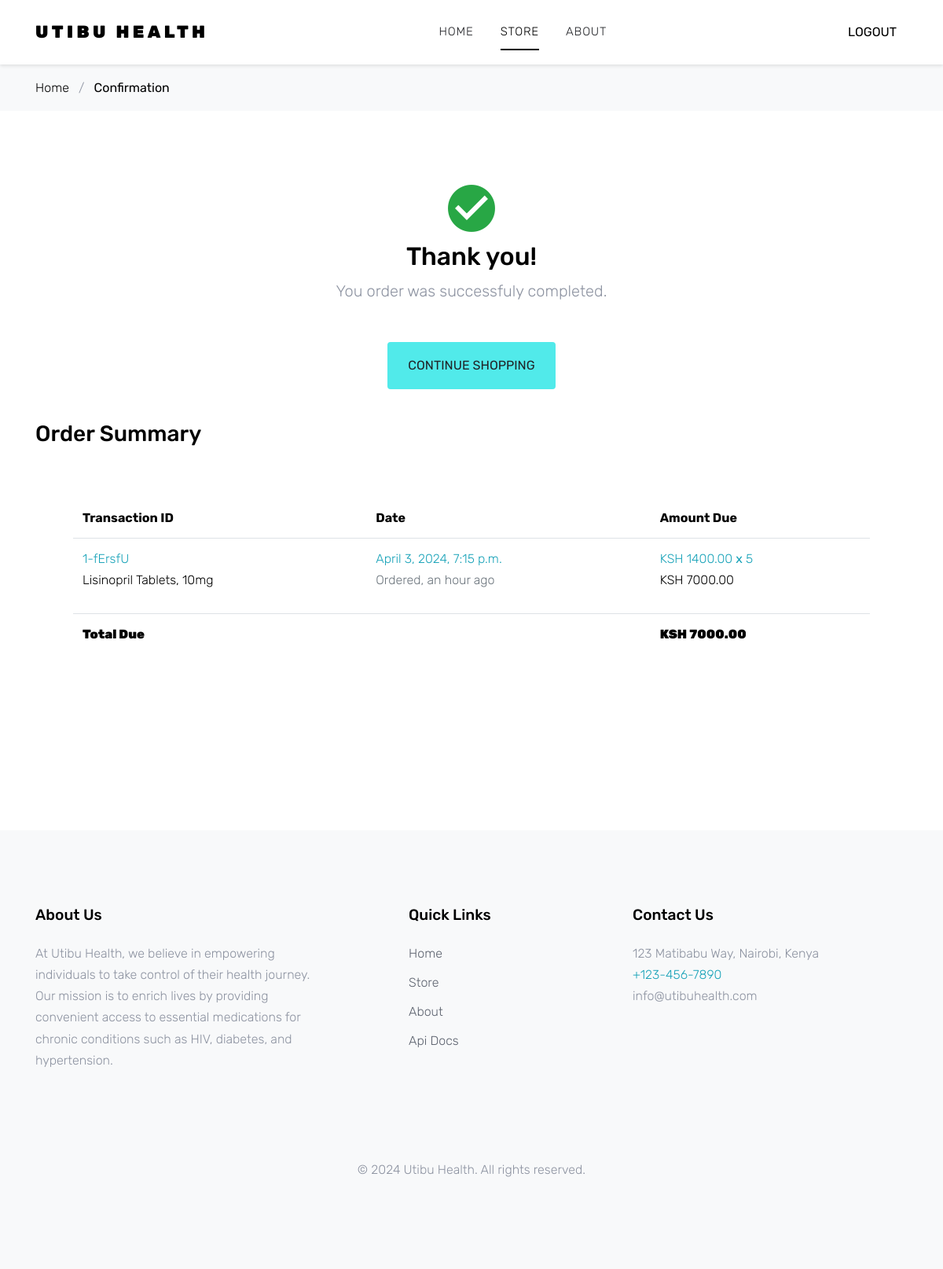
/pharmacy/confirmation (signed in), run on the app's committed database.
### pharmacy/models.py (models this page shows, shortened)
class Order(models.Model):
    customer = models.ForeignKey(Customer, on_delete=models.CASCADE, default=None)
    medication = models.ForeignKey(Medication, on_delete=models.SET_NULL, null=True)
    medication_price = models.DecimalField(max_digits=10, decimal_places=2, editable=False, default=0)
    quantity = models.IntegerField(default=1)
    order_date = models.DateTimeField(auto_now_add=True)
    total_price = models.DecimalField(max_digits=10, decimal_places=2, default=None, editable=False)
    transaction_id = models.CharField(max_length=20, unique=True, editable=False, default='')

class Medication(models.Model):
    name = models.CharField(max_length=100)
    medication_image = models.ImageField(upload_to='pharmacy/images', default='pharmacy/images/default_image.png')
    description = models.TextField()
    short_description = models.TextField(default="")
    price = models.DecimalField(max_digits=10, decimal_places=2, default=0.0)
    stock_quantity = models.IntegerField(default=0)
    slug = models.SlugField(unique=True)
    sale = models.BooleanField(default=False)
    class Meta:
        verbose_name_plural = "Medication"
    def __str__(self):
        return f'{self.name}'

### pharmacy/views.py (the view)
# urls.py: path('confirmation', views.ConfirmationView.as_view(), name='confirmation'),
class ConfirmationView(View):
    def get(self, request):
        user = request.user.customer
        orders = Order.objects.filter(customer=user)
        order_total = sum(order.total_price for order in orders)
        context = {"orders": orders, "grand_total": order_total}
        return render(request, 'pharmacy/confirmation.html', context)

### pharmacy/templates/pharmacy/confirmation.html (shortened to what this page needs)
{% extends 'pharmacy/base.html' %}
{% load static %}
{% load humanize %}
{% block content %}
    <div class="bg-light py-3">
        <div class="container">
            <div class="row">
                <div class="col-md-12 mb-0"><a class="text-black" href="{% url 'home' %}">Home</a> <span
                        class="mx-2 mb-0">/</span> <strong
                        class="text-black">Confirmation</strong></div>
            </div>
        </div>
    </div>
    <div class="site-section">
        <div class="container">
            <div class="row">
                <div class="col-md-12 text-center mb-4">
                    <span class="icon-check_circle display-3 text-success"></span>
                    <h2 class=" text-black">Thank you!</h2>
                    <p class="lead mb-5">You order was successfuly completed.</p>
                    <p><a href="{% url 'store' %}" class="btn btn-md height-auto px-4 py-3 btn-primary">
                        Continue Shopping</a></p>
                </div>
                <div class="col-md-12">
                    <div class="row mb-5">
                        <div class="col-md-12">
                            <h2 class="h3 mb-3 text-black">Order Summary</h2>
                            <div class="px-3 py-2 p-lg-5">
                                <table class="table site-block-order-table mb-5 te">
                                    <thead>
                                    <th>Transaction ID</th>
                                    <th>Date</th>
                                    <th>Amount Due</th>
                                    </thead>
                                    <tbody>
                                    {% for order in orders %}
                                        <tr>
                                            <td>
                                                <span class="text-info">{{ order.transaction_id }}</span>
                                                <p>{{ order.medication }}</p>
                                            </td>
                                            <td>
                                                <span class="text-info">{{ order.order_date }}</span>
                                                <p class="text-secondary">
                                                    Ordered, {{ order.order_date|naturaltime }}</p>
                                            </td>
                                            <td>
                                                <span class="text-info">KSH {{ order.medication.price }} <strong>x</strong> {{ order.quantity }}</span>
                                                <p>KSH {{ order.total_price }}</p>
                                            </td>
                                        </tr>
                                    {% endfor %}
                                    <tr>
                                        <td class="text-black font-weight-bold"><strong>Total Due</strong></td>
                                        <td></td>
                                        <td class="text-black font-weight-bold">
                                            <strong>KSH {{ grand_total }}</strong>
                                        </td>
                                    </tr>
                                    </tbody>
                                </table>
                            </div>
                        </div>
                    </div>
                </div>
            </div>
        </div>
    </div>
{% endblock %}

### pharmacy/static/phamacy/css/style.css (style rules this page uses)
body { line-height: 1.7; color: #8c92a0; font-weight: 300; font-size: 16px; }
a { -webkit-transition: .3s all ease; -o-transition: .3s all ease; transition: .3s all ease; }
.text-black { color: #000; }
.btn { -webkit-transition: .3s all ease-in-out; -o-transition: .3s all ease-in-out; transition: .3s all ease-in-out; text-transform: uppercase; border-width: 2px; }
.site-section { padding: 2.5em 0; }
@media (min-width: 768px) { .site-section { padding: 5em 0; } }
.site-block-order-table th { border-top: none !important; border-bottom-width: 1px !important; }
.site-block-order-table td, .site-block-order-table th { color: #000; }
.height-auto { height: auto !important; }

### data on the page
Order: transaction_id "1-fErsfU", medication "Lisinopril Tablets, 10mg", order_date "April 3, 2024, 7:15 p.m.", order_date "an hour ago", medication.price "1400.00", quantity "5", total_price "7000.00"

### other printed values
{{ grand_total }} "7000.00"
